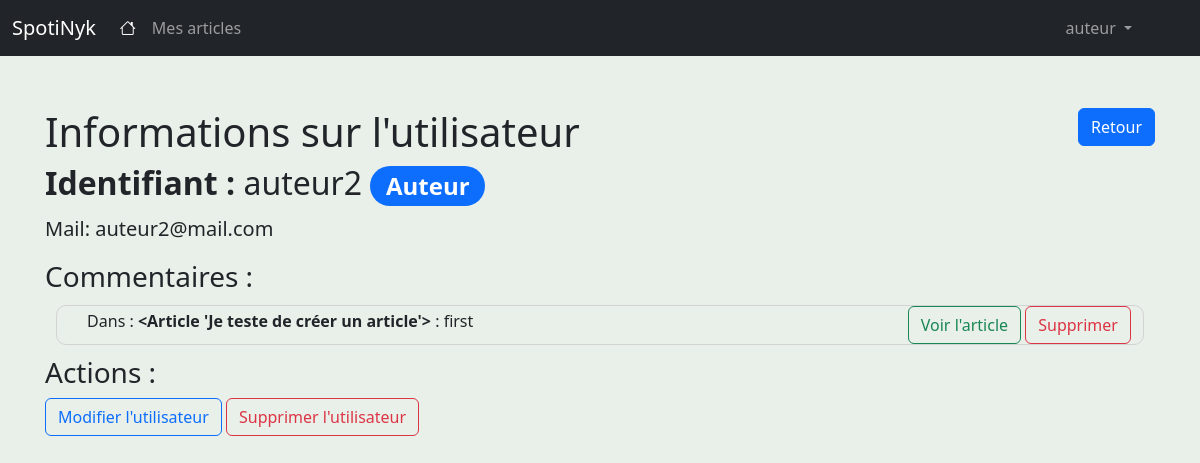
Page /admin/usagers/show/5 (signed in) on the committed database.
### app/models/tables.py (models this page shows, shortened)
class Usagers(db.Model):
    id = db.Column(db.Integer, primary_key=True)
    username = db.Column(db.String(80), unique=True, nullable=False)
    email = db.Column(db.String(120), unique=True, nullable=False)
    password = db.Column(db.String(100), nullable=False)
    profil_id = db.Column(db.Integer, db.ForeignKey('profils.id'), nullable=False)
    def __repr__(self):
        return '%r' % self.username

class Commentaires(db.Model):
    id = db.Column(db.Integer, primary_key=True)
    description = db.Column(db.String(80), nullable=False)
    article_id = db.Column(db.Integer, db.ForeignKey('articles.id'), nullable=False)
    usager_id = db.Column(db.Integer, db.ForeignKey('usagers.id'), nullable=False)
    date_publication = db.Column(db.DateTime, nullable=False, default=datetime.utcnow)
    usager = db.relationship('Usagers', backref=db.backref('commentaires', lazy=True))
    article = db.relationship('Articles', backref=db.backref('commentaires', lazy=True))

class Articles(db.Model):
    id = db.Column(db.Integer, primary_key=True)
    title = db.Column(db.String(80), nullable=False)
    text = db.Column(db.Text, nullable=False)
    date_publication = db.Column(db.DateTime, nullable=False, default=datetime.utcnow)
    date_revision = db.Column(db.DateTime, nullable=False, default=datetime.utcnow)
    usager_id = db.Column(db.Integer, db.ForeignKey('usagers.id'), nullable=False)
    statut = db.Column(db.Integer, nullable=False)
    usager = db.relationship('Usagers', backref=db.backref('articles', lazy=True))
    article_balise = db.relationship("ArticleBalise", back_populates="article")
    article_reaction = db.relationship("ArticleReaction", back_populates="article")
    def __repr__(self):
        return '<Article %r>' % self.title

### app/controllers/admin_controller.py (the view)
@login_required
def showUsager(usager_id):
    usager = Usagers.query.get(usager_id)
    commentaires = Commentaires.query.all()
    print(usager)
    return render_template('show_usager.html', usager = usager, commentaires=commentaires)

### app/ext/login.py (called while the page is built)
def init_app(app):
    lm.init_app(app)
    lm.login_view = 'default.login' #définir login_view : indiquer à Flask l'URL d'authentification des utilisateurs
    @lm.user_loader
    def load_usager(usager_id):
        return Usagers.query.get(usager_id)

### app/templates/show_usager.html (shortened to what this page needs)
{% extends "base.html" %}
{% block content %}
<div class="row">
    <div class="col">
        <h1 class="mt-5">Informations sur l'utilisateur</h1>
    </div>
    <div class="col text-end">
        <a class="btn btn-primary mt-5" href="javascript:history.go(-1)"> Retour</a>
    </div>
</div>
<div class="row">
    <div class="col lead">
        <h2><strong>Identifiant : </strong> {{usager.username}}
        {% if usager.profil_id == 1 %}
            <span class="badge rounded-pill bg-primary">Administrateur</span>
        {% elif usager.profil_id == 2 %}
            <span class="badge rounded-pill bg-primary">Auteur</span>
        {% elif usager.profil_id == 0 %}
            <span class="badge rounded-pill bg-primary">Lecteur</span>
        {% endif %}
        </h2>
    </div>
</div>
<div class="row">
    <div class="col lead">
        <p><strong>Mail:</strong> {{usager.email}}</p>
    </div>
</div>
<div>
    <h3>Commentaires :</h3>
    {% for commentaire in commentaires %}
        {% if commentaire.usager_id == usager.id %}
            <div class="row" style="border: 1px solid lightgray; border-radius: 10px; margin: 1%;">
                <div class="col">
                    <p style="padding-left: 15px; margin: 3px">Dans : <strong>{{commentaire.article}}</strong> : {{commentaire.description}}</p>
                </div>
                <div class="col text-end">
                    <form action="{{ url_for('admin.destroyCommentaireUsager', commentaire_id=commentaire.id) }}"
                                        method="GET">
                        <a href="{{ url_for('admin.showArticle', article_id=commentaire.article_id) }}"
                            class="btn btn-outline-success"
                            role="button">
                                Voir l'article
                        </a>
                        <button type="submit" class="btn btn-outline-danger">Supprimer</button>
                    </form>
                </div>
            </div>
        {% endif %}
    {% endfor %}
</div>
<h3>Actions : </h3>
<form action="{{ url_for('admin.destroyUsager', usager_id=usager.id) }}"
                      method="GET">
    <a href="{{ url_for('admin.updateUsager', usager_id=usager.id) }}"
        class="btn btn-outline-primary"
        role="button">
            Modifier l'utilisateur
    </a>
    <button type="submit" class="btn btn-outline-danger">Supprimer l'utilisateur</button>
</form>
{% endblock %}

### app/templates/base.html (shortened to what this page needs)
<!doctype html>
<html lang="en" class="h-100">
    <head>
        {% block head %}
                {% block styles %}
                    {{ bootstrap.load_css() }}
                    <link rel="stylesheet" href="https://cdn.jsdelivr.net/npm/bootstrap-icons@1.8.1/font/bootstrap-icons.css">
                {% endblock %}
        {% endblock %}
    </head>
    <body class="d-flex flex-column h-100" style="background-color: #e9efe9">
        <header>
            <nav class="navbar navbar-expand-md navbar-dark fixed-top bg-dark">
                <div class="container-fluid">
                    <a class="navbar-brand" href="{{url_for('default.index')}}">SpotiNyk</a>
                    <div class="collapse navbar-collapse" id="navbarCollapse">
                        <ul class="navbar-nav me-auto mb-2 mb-md-0">
                            <li class="nav-item">
                                <a class="nav-link active" aria-current="page" href="{{url_for('default.index')}}"> <i class="bi bi-house"></i></a>
                            </li>
                            {% if current_user.profil_id == 2 %}
                            <li class="nav-item">
                                <a class="nav-link" href="{{url_for('auteur.articles')}}">Mes articles</a>
                            </li>
                            {%endif%}
                        </ul>
                        <ul class="navbar-nav mr-auto me-5 ms-2 mb-md-0">
                            {% if current_user.is_authenticated %}
                            <li class="nav-item dropdown">
                                <a class="nav-link dropdown-toggle" href="#" id="navbarDropdown" role="button" data-bs-toggle="dropdown" aria-expanded="false">
                                  {{current_user.username}}
                                </a>
                            </li>
                            {%endif%}
                        </ul>
                    </div>
                </div>
            </nav>
        </header>
        <main class="flex-shrink-0">
            <div class="container">
                {% block content %}{% endblock %}
            </div>
        </main>
    </body>
</html>

### app/templates/base.html (style rules this page uses)
main > .container { padding: 60px 15px 0; }

### rows in the picture
Usagers: username "auteur"
Usagers: username "auteur2", email "auteur2@mail.com"
Commentaires: article "<Article 'Je teste de créer un article'>", description "first"
